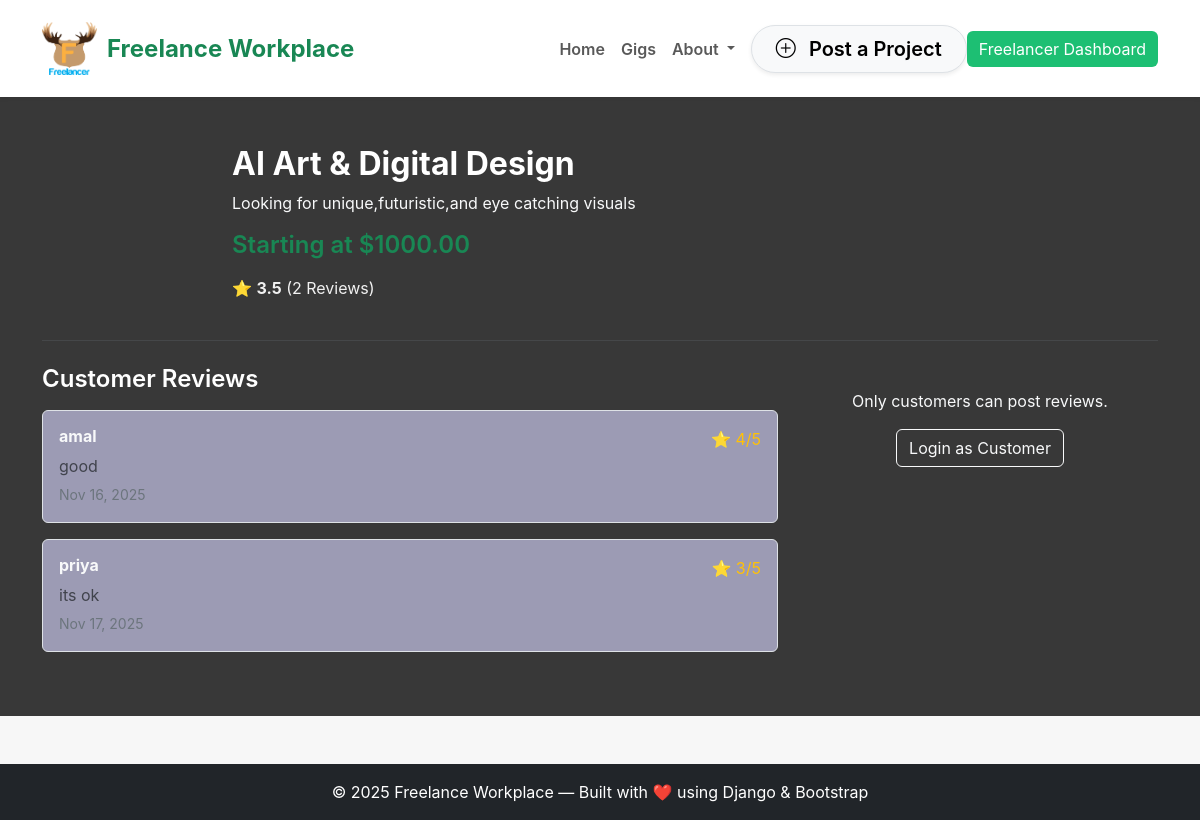
Page /gig/25/ (signed in) on the committed database.
### freelance_marketplace/models.py (models this page shows, shortened)
class Gig(models.Model):
    freelancer = models.ForeignKey(settings.AUTH_USER_MODEL, on_delete=models.CASCADE, related_name='freelancer_gigs')
    title = models.CharField(max_length=200)
    description = models.TextField()
    category = models.ForeignKey(Category, on_delete=models.SET_NULL, null=True, blank=True)
    price = models.DecimalField(max_digits=10, decimal_places=2)
    image = models.ImageField(upload_to='gigs/', blank=True, null=True)
    created_by = models.ForeignKey(
        settings.AUTH_USER_MODEL,
        on_delete=models.CASCADE,
        related_name='created_gigs'
    )
    created_at = models.DateTimeField(auto_now_add=True)
    def average_rating(self):
        reviews = self.reviews.all()
        if reviews.exists():
            return round(sum(r.rating for r in reviews) / reviews.count(), 1)
        return 0

class Review(models.Model):
    gig = models.ForeignKey(Gig, related_name='reviews', on_delete=models.CASCADE)
    customer = models.ForeignKey(settings.AUTH_USER_MODEL, on_delete=models.CASCADE)
    rating = models.IntegerField()
    comment = models.TextField()
    created_at = models.DateTimeField(auto_now_add=True)

class CustomUser(AbstractUser):
    ROLE_CHOICES = (
        ('admin', 'Admin'),
        ('freelancer', 'Freelancer'),
        ('customer', 'Customer'),
    )
    role = models.CharField(max_length=20, choices=ROLE_CHOICES, default='customer')

### freelance_marketplace/views.py (the view, shortened to what this page needs)
# urls.py: path('gig/<int:gig_id>/', views.gig_detail, name='gig_detail'),
@login_required
def gig_detail(request, gig_id):
    gig = get_object_or_404(Gig, id=gig_id)
    reviews = gig.reviews.all()
    return render(request, 'gig_detail.html', {'gig': gig, 'reviews': reviews})

### freelance_marketplace/templates/gig_detail.html (shortened to what this page needs)
{% extends 'base.html' %}
{% load static %}
{% block content %}
<section class="py-5" style="background-color: #383838; color: #f1f1f1;">
  <div class="container">
    <div class="row mb-4 align-items-center">
      <div class="col-md-8 mx-auto">
        <h2 class="fw-bold text-white">{{ gig.title }}</h2>
        <p class="text-light">{{ gig.description }}</p>
        <h4 class="text-success fw-semibold mb-3">Starting at ${{ gig.price }}</h4>
        <p>⭐ <strong>{{ gig.average_rating|default:"No ratings yet" }}</strong> ({{ reviews.count }} Reviews)</p>
      </div>
    </div>
    <hr class="my-4 border-secondary">
    <div class="row">
      <div class="col-md-8">
        <h4 class="fw-semibold mb-3 text-white">Customer Reviews</h4>
        {% if reviews %}
          {% for review in reviews %}
          <div class="border rounded p-3 mb-3" style="background-color: #9c9bb4;">
            <div class="d-flex justify-content-between">
              <h6 class="fw-bold text-light">{{ review.customer.username }}</h6>
              <span class="text-warning">⭐ {{ review.rating }}/5</span>
            </div>
            <p class="text-muted mb-1">{{ review.comment }}</p>
            <small class="text-secondary">{{ review.created_at|date:"M d, Y" }}</small>
          </div>
          {% endfor %}
        {% else %}
          <p class="text-light">No reviews yet. Be the first to review!</p>
        {% endif %}
      </div>
      {% if user.is_authenticated and user.role == 'customer' %}
      <div class="col-md-4">
        <h5 class="fw-semibold mb-3 text-white">Leave a Review</h5>
        <form method="POST" class="p-3 rounded" style="background-color: #2c2c2c;">
          {% csrf_token %}
          <div class="mb-3">
            <label class="form-label text-light">Rating</label>
            <select name="rating" class="form-select bg-dark text-light border-secondary" required>
              <option value="5">⭐⭐⭐⭐⭐ (5)</option>
              <option value="4">⭐⭐⭐⭐ (4)</option>
              <option value="3">⭐⭐⭐ (3)</option>
              <option value="2">⭐⭐ (2)</option>
              <option value="1">⭐ (1)</option>
            </select>
          </div>
          <div class="mb-3">
            <label class="form-label text-light">Comment</label>
            <textarea name="comment" class="form-control bg-dark text-light border-secondary" rows="3" required></textarea>
          </div>
          <button type="submit" class="btn btn-primary w-100">Submit Review</button>
        </form>
      </div>
      {% else %}
      <div class="col-md-4 text-center mt-4">
        <p class="text-light">Only customers can post reviews.</p>
        <a href="{% url 'freelance_marketplace:customer_login' %}" class="btn btn-outline-light">Login as Customer</a>
      </div>
      {% endif %}
    </div>
  </div>
</section>
{% endblock %}

### freelance_marketplace/static/css/category_style.css (style rules this page uses)
body { font-family: 'Inter', sans-serif; background: #f7f7f7; margin: 0; padding: 0; }

### rows in the picture
Gig: title "AI Art & Digital Design", description "Looking for unique,futuristic,and eye catching visuals", price "1000.00", average_rating "3.5", count "2"
Review: customer.username "amal", rating "4", comment "good", created_at "Nov 16, 2025"
Review: customer.username "priya", rating "3", comment "its ok", created_at "Nov 17, 2025"
